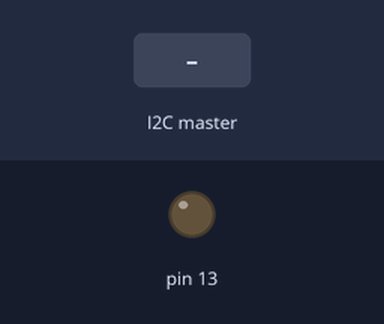
Simulated run of this sketch. Board: Arduino Uno, built with avr-gcc and run on an emulated ATmega328P. Shown: output pins drawn as LEDs (lit = HIGH). The test bench sets the inputs (shaded band).

Above: at 1.2 s.
1.3 s: the I2C master sends the byte 1
At 1.7 s:
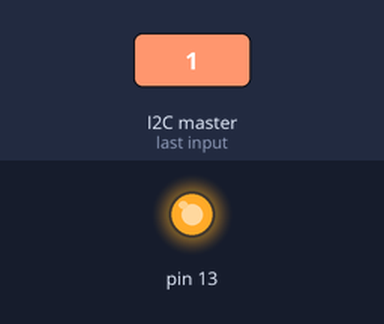
Timing chart, 0 to 4.3 s (numbered marks = the images above; inputs shaded):
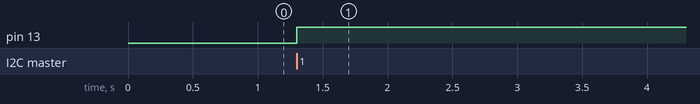

The sketch:

sketch.ino
```cpp
#include <Wire.h>

#define SLAVE_ADDRESS 0x04
int number = 0;
int state = 0;

double temp;

void setup() {
  pinMode(13, OUTPUT);

  // initialize i2c as slave
  Wire.begin(SLAVE_ADDRESS);

  // define callbacks for i2c communication
  Wire.onReceive(receiveData);
  Wire.onRequest(sendData);
}

void loop() {
  delay(10);
}

// callback for received data
void receiveData(int byteCount){

  while(Wire.available()) {
    number = Wire.read();

    if (number == 1){
      if (state == 0){
	digitalWrite(13, HIGH); // set the LED on
	state = 1;
      } else{
	digitalWrite(13, LOW); // set the LED off
	state = 0;
      }
    } else {
      number = 42;
    }
  }
}

// callback for sending data
void sendData(){
  Wire.write(number);
}
```

Measured:
- after the input at 1.3 s, pin 13: LOW → HIGH at once
